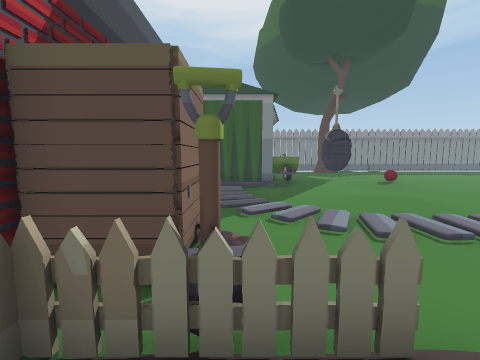
[1] (above)

17 first-person views from a walk through a 3-D level made in the Unity game engine. The camera is 1.4 m above the floor, tilts 6° down and sees 90° across. Doors are open. The floor is counted in squares, 1 m on a side. Each view is taken from the middle of a square. On the plan, view 1 faces up. The plan holds only what a view shows up to about 13 squares ahead; the rest is blank. The place goes on beyond the plan. Some animated figures are left out.

[2]
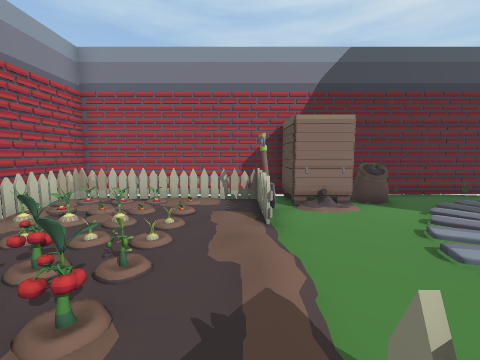

[3]
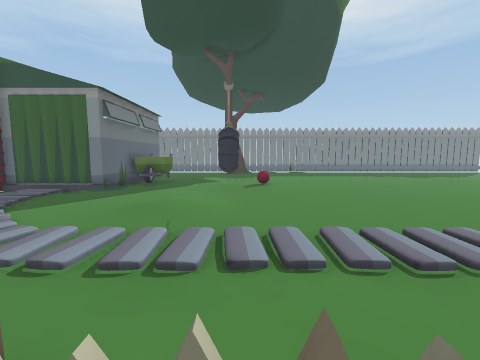

[4]
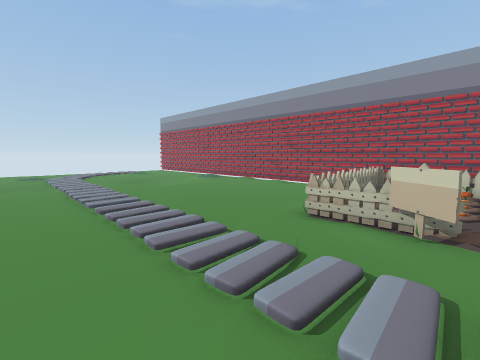

[5]
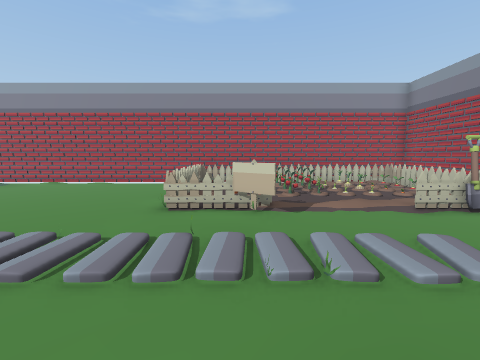

[6]
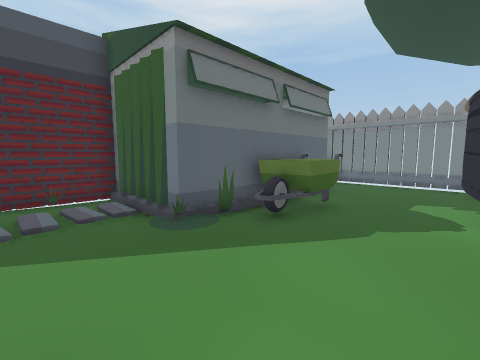

[7]
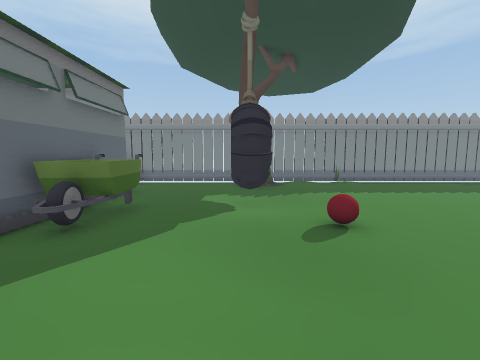

[8]
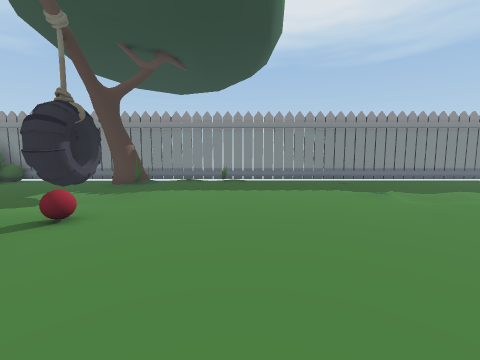

[9]
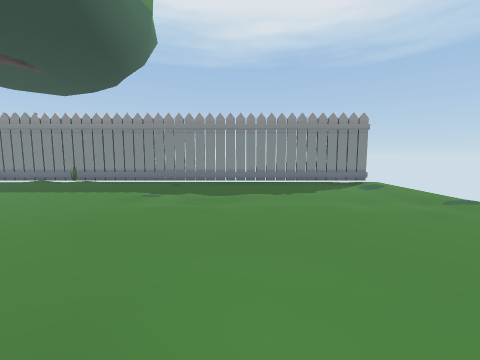

[10]
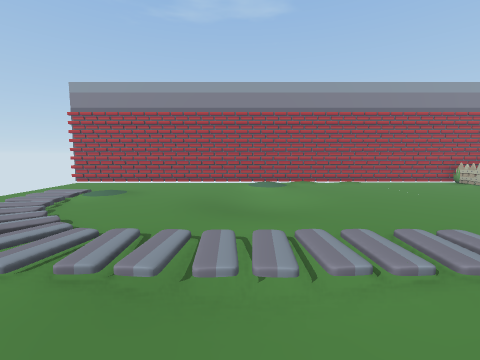

[11]
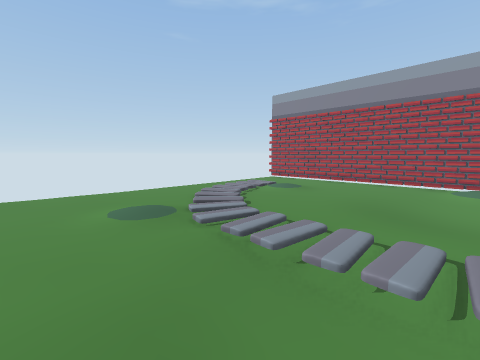

[12]
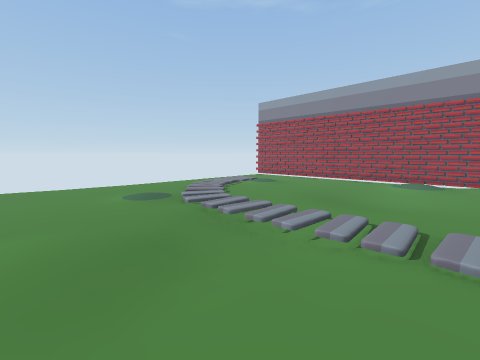

[13]
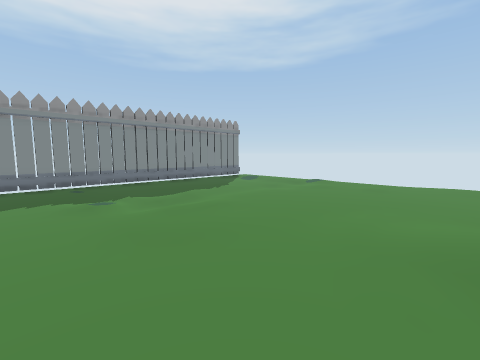

[14]
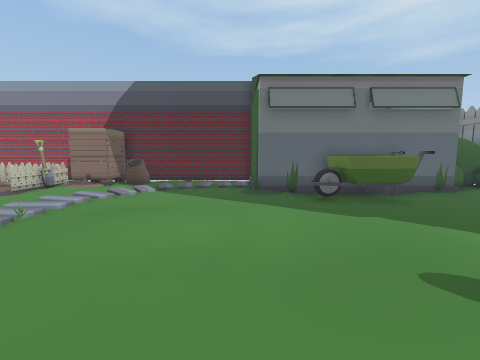

[15]
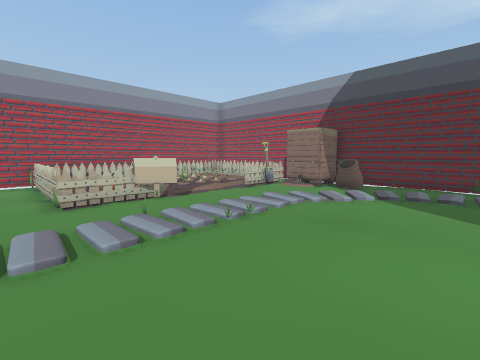

[16]
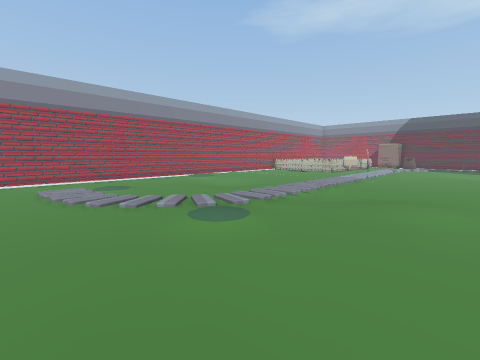

[17]
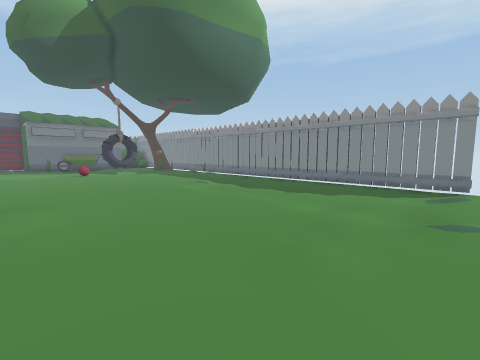

### Floor plan
Key: @ floor where view 1 was taken; # wall or solid block; x gap in a wall; . main floor; : floor 0.25 m higher than the main floor; - floor 0.25 m lower than the main floor; / step, stairs or slope; D open door; = window, fence, low wall or low ledge; O other object.
Columns run from 3 left of view 1 to 28 right of it. Each row starts with its distance up from view 1.
 21    ###########################x
 20    #.....##/..........----..--.
 19    #.....##/.........---------.
 18    ##...............----------.
 17     #=...##-.........--.-----..
 16     # O.-==-......../---------.
 15     #OO..##-.........//....-./.
 14     #OO........................
 13     #OO....O...................
 12     #OO.---....................
 11 #####=..---....................
 10 #.//....---....................
  9 #.//...........................
  8 #.//...........................
  7 #..//.................--.......
  6 #..///...............---.......
  5 #OO.///////////////////////....
  4 #DD/..//////////////////////...
  3  #DD......................///..
  2  ###=...OO==.........--....///.
  1  #..../....=........----....//.
  0  #.@...= //=........----....//.
 -1  #..=#== //=........---.....//.
 -2  #..=#=   .=........./.........
 -3  #..=.==.  =......../:.........
 -4  ###########...................
 -5           ######################

Positions as (right, up) in squares from view 1, and headings:
1: (0, 0), facing up
2: (6, 1), facing left
3: (7, 1), facing up
4: (5, 7), facing down-right
5: (6, 8), facing down
6: (6, 8), facing up-left
7: (6, 8), facing up
8: (12, 8), facing up
9: (20, 8), facing up
10: (19, 8), facing down
11: (18, 8), facing down-right
12: (16, 9), facing down-right
13: (15, 9), facing up-right
14: (10, 10), facing left
15: (9, 9), facing down-left
16: (27, 10), facing down-left
17: (27, 9), facing up-left
